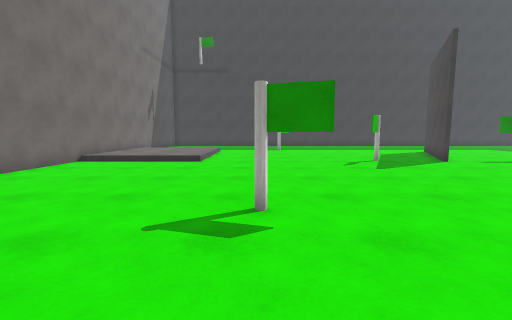
[1] (above)

22 first-person views from a walk through a scene from a Unity 3-D project. The camera is 1.2 m above the floor, tilts 6° down and sees 90° across. The floor is counted in squares, 1 m on a side. Each view is taken from the middle of a square. On the plan, view 1 faces up. The plan holds only what a view shows up to about 12 squares ahead; the rest is blank. The player is left out. Surface patterns are stand-ins for the level's own textures.

[2]
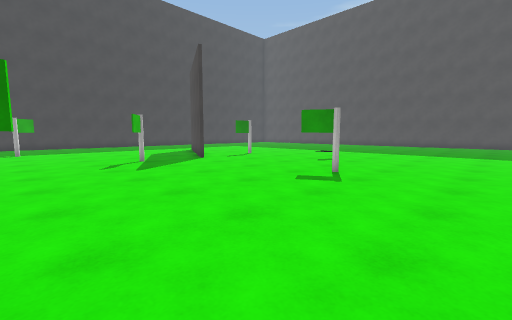

[3]
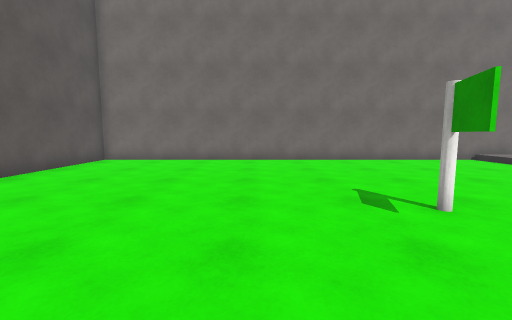

[4]
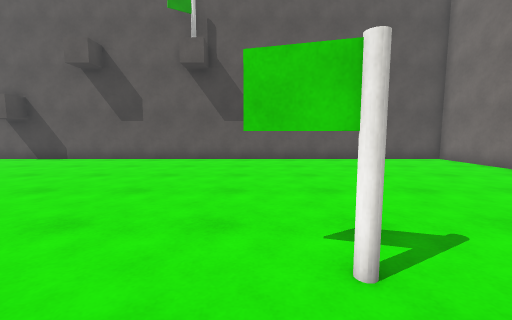

[5]
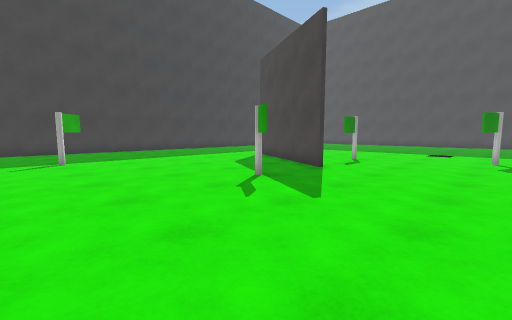

[6]
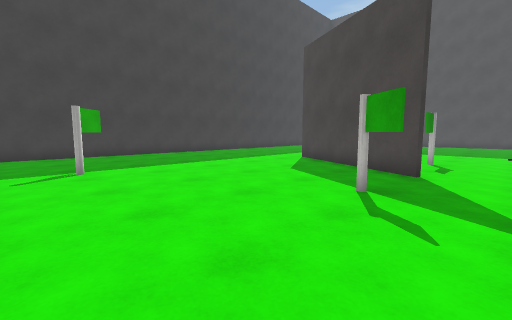

[7]
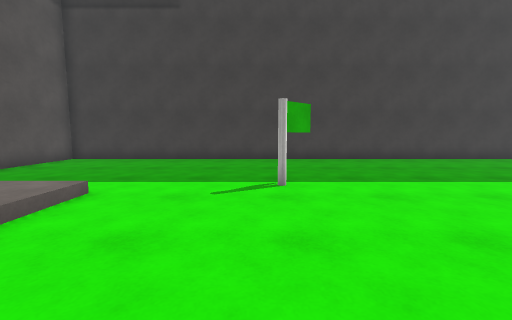

[8]
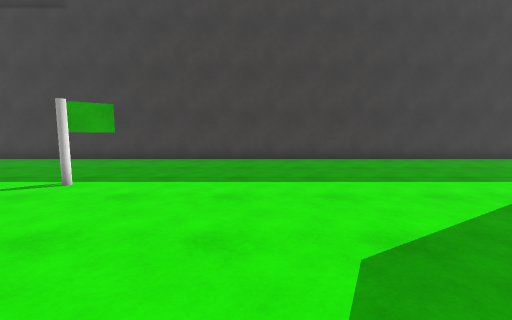

[9]
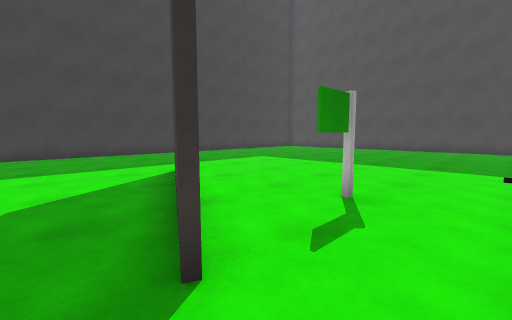

[10]
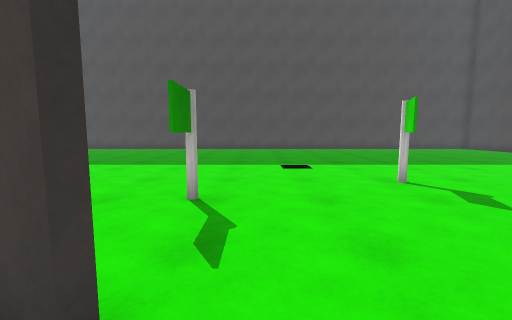

[11]
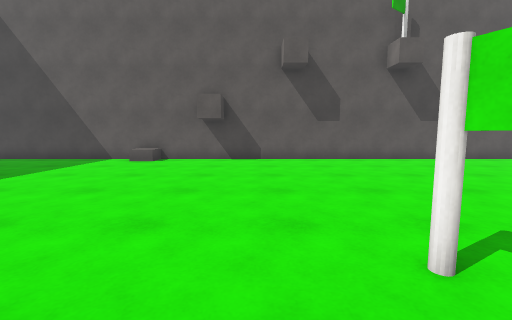

[12]
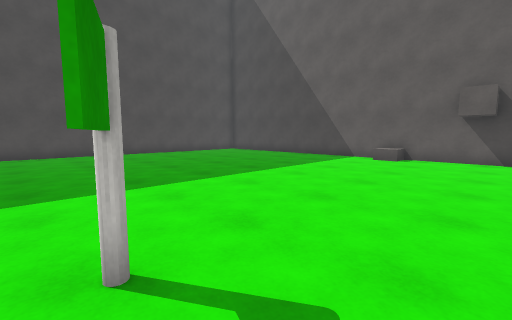

[13]
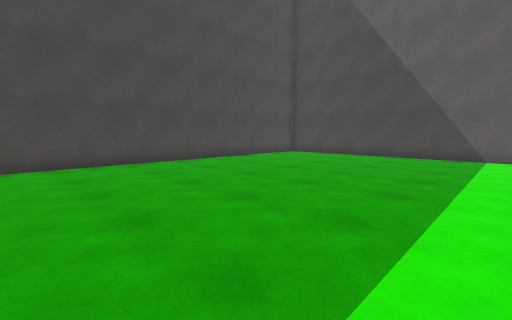

[14]
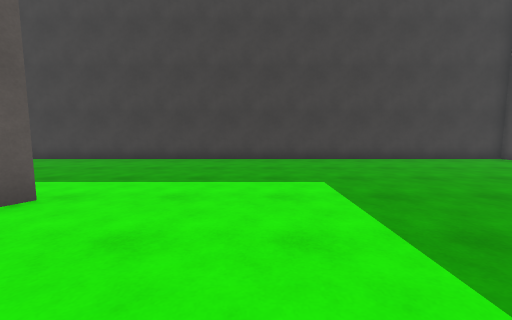

[15]
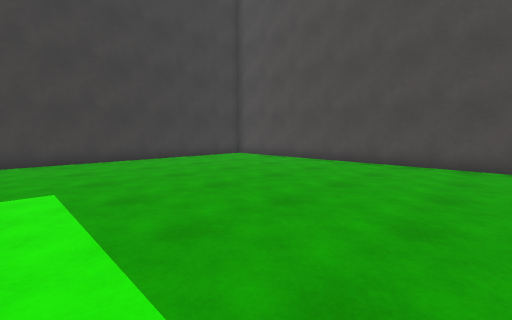

[16]
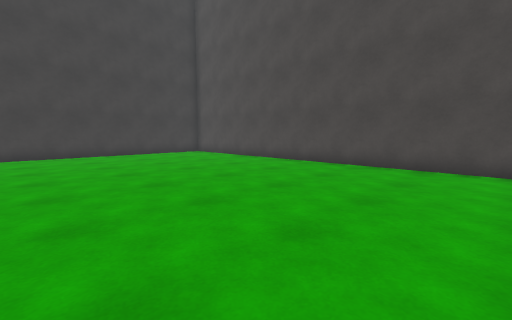

[17]
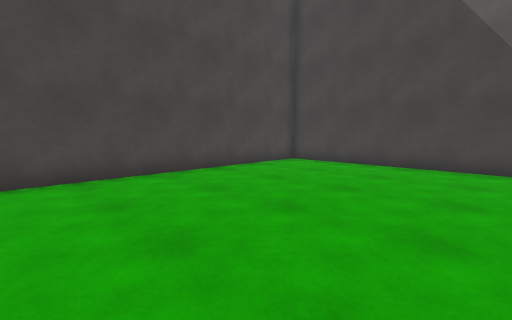

[18]
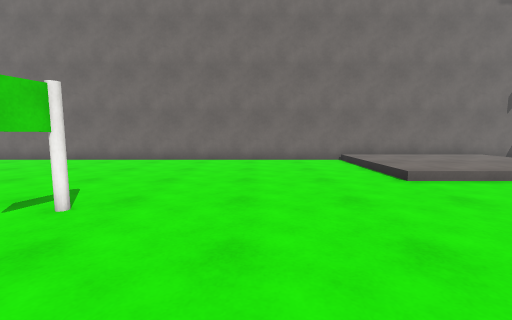

[19]
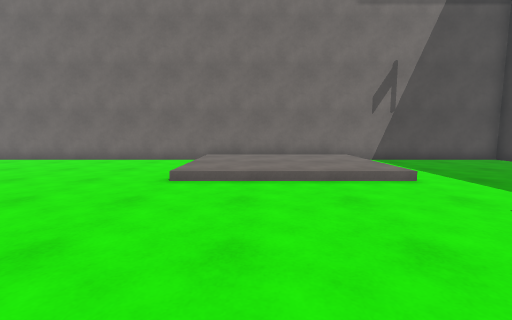

[20]
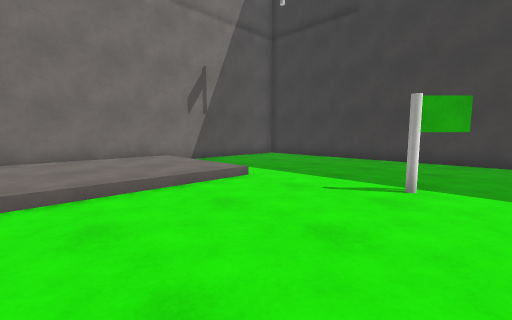

[21]
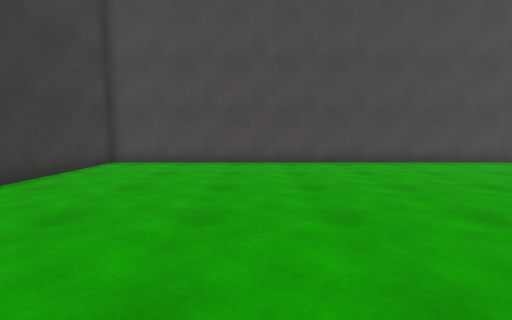

[22]
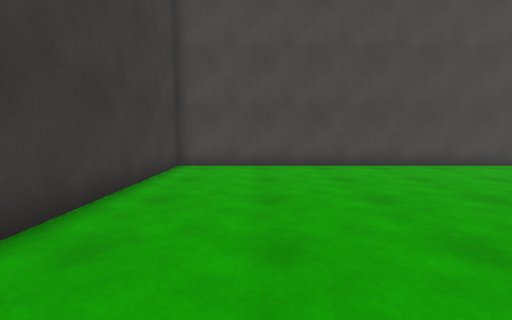

### Floor plan
Key: @ floor where view 1 was taken; # wall or solid block; . main floor; : floor 0.25 m higher than the main floor; / step, stairs or slope; O other object.
Columns run from 8 left of view 1 to 27 right of it. Each row starts with its distance up from view 1.
 24 ####################################
 23 #..................................#
 22 #..................................#
 21 #..................................#
 20 #..................................#
 19 #.........O........................#
 18 #.........O........................#
 17 #/////.............................#
 16 #:::::............##...............#
 15 #:::::............#................#
 14 #:::::...........##................#
 13 #:::::...........#.................#
 12 #:::::..........##.................#
 11 #/////.......O..#..#O..............#
 10 #............O.....................#
  9 #..................................#
  8 #..................................#
  7 #...................#..............#
  6 #....................O.............#
  5 #...............O..................#
  4 #.......O#......O..................#
  3 #..................................#
  2 #..................................#
  1 #..................................#
  0 #.......@..........................#
 -1 #..................................#
 -2 #..................................#
 -3 #..................................#
 -4 #..................................#
 -5 #......................O...........#
 -6 ####################################

Where each view was taken, in squares from view 1:
view 1: 0 up, 0 right, facing up
view 2: 0 up, 1 right, facing up-right
view 3: 1 up, 4 right, facing left
view 4: 6 up, 1 right, facing down
view 5: 6 up, 0 right, facing up-right
view 6: 9 up, 0 right, facing up-right
view 7: 12 up, 1 right, facing up
view 8: 12 up, 6 right, facing up
view 9: 9 up, 7 right, facing up-right
view 10: 10 up, 7 right, facing right
view 11: 6 up, 10 right, facing down
view 12: 7 up, 11 right, facing down-right
view 13: 8 up, 16 right, facing down-right
view 14: 12 up, 15 right, facing up
view 15: 12 up, 16 right, facing up-right
view 16: 9 up, 17 right, facing up-right
view 17: 4 up, 19 right, facing down-right
view 18: 7 up, 4 right, facing left
view 19: 13 up, 4 right, facing left
view 20: 12 up, 3 right, facing up-left
view 21: 18 up, 16 right, facing right
view 22: 21 up, 17 right, facing right
